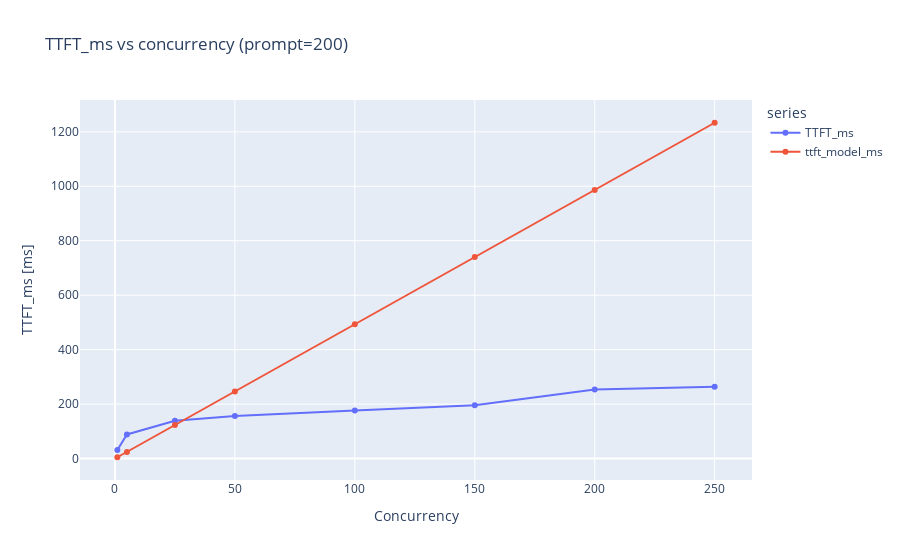
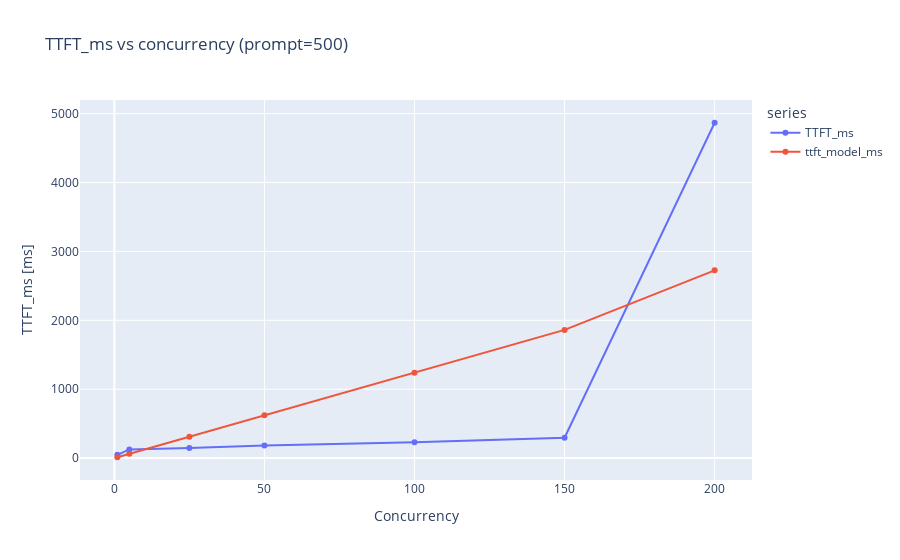
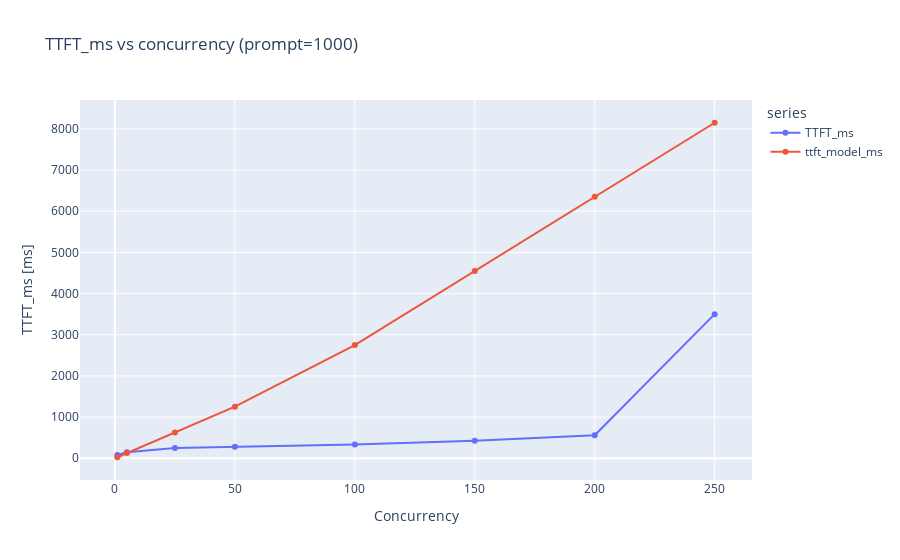
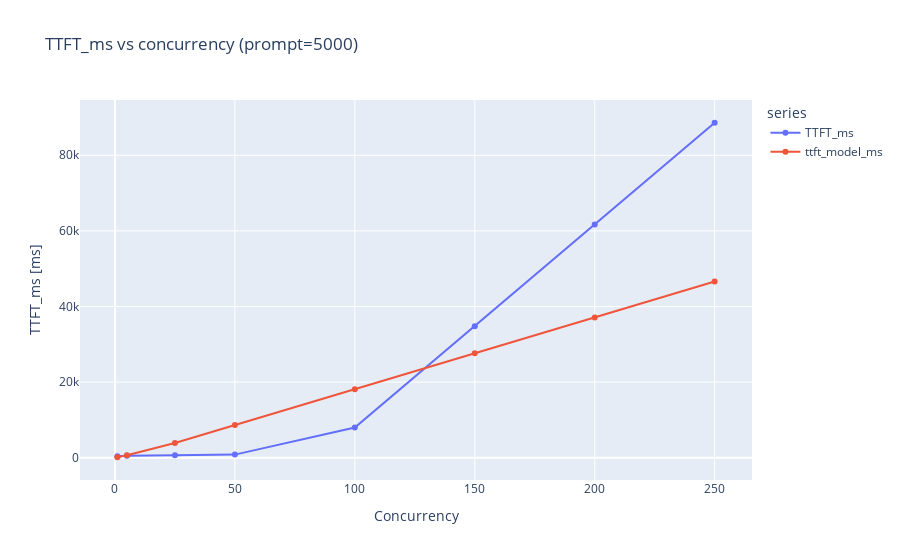

Here is the notebook cell these charts were saved with, in order:
### Code cell
def plot_metric_vs_concurrency(metric_name, observed_col, model_col, prompt_tokens):
    subset = df_eval[df_eval["input_tokens"] == prompt_tokens].sort_values("concurrency")
    if subset.empty:
        raise ValueError(f"No rows with input_tokens={prompt_tokens}")
    melted = subset.melt(
        id_vars=["concurrency"],
        value_vars=[observed_col, model_col],
        var_name="series",
        value_name="value",
    )

    title = f"{metric_name} vs concurrency (prompt={prompt_tokens})"
    fig = px.line(melted, x="concurrency", y="value", color="series", markers=True, title=title)
    fig.update_layout(xaxis_title="Concurrency", yaxis_title=f"{metric_name} [ms]")
    fig.show()


for prompt_tokens in sorted(df_eval["input_tokens"].unique()):
    plot_metric_vs_concurrency("TTFT_ms", "TTFT_ms", "ttft_model_ms", prompt_tokens)

for prompt_tokens in sorted(df_eval["input_tokens"].unique()):
    plot_metric_vs_concurrency("ITL_ms", "ITL_ms", "itl_model_ms", prompt_tokens)

### Figure 1 — Plotly figure (JSON) as saved in the notebook; plotly's stock layout.template omitted (floating-point values rounded to 4 significant figures)
{"data": [{"hovertemplate": "series=TTFT_ms<br>concurrency=%{x}<br>value=%{y}<extra></extra>", "legendgroup": "TTFT_ms", "line": {"color": "#636efa", "dash": "solid"}, "marker": {"symbol": "circle"}, "mode": "lines+markers", "name": "TTFT_ms", "orientation": "v", "showlegend": true, "type": "scatter", "x": [1, 5, 25, 50, 100, 150, 200, 250], "xaxis": "x", "y": [31.22, 88.7, 139.0, 156.3, 176.8, 195.5, 253.4, 264.2], "yaxis": "y"}, {"hovertemplate": "series=ttft_model_ms<br>concurrency=%{x}<br>value=%{y}<extra></extra>", "legendgroup": "ttft_model_ms", "line": {"color": "#EF553B", "dash": "solid"}, "marker": {"symbol": "circle"}, "mode": "lines+markers", "name": "ttft_model_ms", "orientation": "v", "showlegend": true, "type": "scatter", "x": [1, 5, 25, 50, 100, 150, 200, 250], "xaxis": "x", "y": [4.933, 24.66, 123.3, 246.6, 493.3, 739.9, 986.6, 1233.0], "yaxis": "y"}], "layout": {"legend": {"title": {"text": "series"}, "tracegroupgap": 0}, "title": {"text": "TTFT_ms vs concurrency (prompt=200)"}, "xaxis": {"anchor": "y", "domain": [0, 1], "title": {"text": "Concurrency"}}, "yaxis": {"anchor": "x", "domain": [0, 1], "title": {"text": "TTFT_ms [ms]"}}}}

### Figure 2 — Plotly figure (JSON) as saved in the notebook; plotly's stock layout.template omitted (floating-point values rounded to 4 significant figures)
{"data": [{"hovertemplate": "series=TTFT_ms<br>concurrency=%{x}<br>value=%{y}<extra></extra>", "legendgroup": "TTFT_ms", "line": {"color": "#636efa", "dash": "solid"}, "marker": {"symbol": "circle"}, "mode": "lines+markers", "name": "TTFT_ms", "orientation": "v", "showlegend": true, "type": "scatter", "x": [1, 5, 25, 50, 100, 150, 200], "xaxis": "x", "y": [47.77, 126.5, 147.6, 181.6, 229.8, 296.7, 4868.0], "yaxis": "y"}, {"hovertemplate": "series=ttft_model_ms<br>concurrency=%{x}<br>value=%{y}<extra></extra>", "legendgroup": "ttft_model_ms", "line": {"color": "#EF553B", "dash": "solid"}, "marker": {"symbol": "circle"}, "mode": "lines+markers", "name": "ttft_model_ms", "orientation": "v", "showlegend": true, "type": "scatter", "x": [1, 5, 25, 50, 100, 150, 200], "xaxis": "x", "y": [12.41, 62.03, 310.2, 620.3, 1241.0, 1861.0, 2725.0], "yaxis": "y"}], "layout": {"legend": {"title": {"text": "series"}, "tracegroupgap": 0}, "title": {"text": "TTFT_ms vs concurrency (prompt=500)"}, "xaxis": {"anchor": "y", "domain": [0, 1], "title": {"text": "Concurrency"}}, "yaxis": {"anchor": "x", "domain": [0, 1], "title": {"text": "TTFT_ms [ms]"}}}}

### Figure 3 — Plotly figure (JSON) as saved in the notebook; plotly's stock layout.template omitted (floating-point values rounded to 4 significant figures)
{"data": [{"hovertemplate": "series=TTFT_ms<br>concurrency=%{x}<br>value=%{y}<extra></extra>", "legendgroup": "TTFT_ms", "line": {"color": "#636efa", "dash": "solid"}, "marker": {"symbol": "circle"}, "mode": "lines+markers", "name": "TTFT_ms", "orientation": "v", "showlegend": true, "type": "scatter", "x": [1, 5, 25, 50, 100, 150, 200, 250], "xaxis": "x", "y": [82.46, 145.6, 250.5, 278.6, 334.2, 428.5, 558.2, 3500.0], "yaxis": "y"}, {"hovertemplate": "series=ttft_model_ms<br>concurrency=%{x}<br>value=%{y}<extra></extra>", "legendgroup": "ttft_model_ms", "line": {"color": "#EF553B", "dash": "solid"}, "marker": {"symbol": "circle"}, "mode": "lines+markers", "name": "ttft_model_ms", "orientation": "v", "showlegend": true, "type": "scatter", "x": [1, 5, 25, 50, 100, 150, 200, 250], "xaxis": "x", "y": [25.06, 125.3, 626.6, 1253.0, 2750.0, 4549.0, 6349.0, 8148.0], "yaxis": "y"}], "layout": {"legend": {"title": {"text": "series"}, "tracegroupgap": 0}, "title": {"text": "TTFT_ms vs concurrency (prompt=1000)"}, "xaxis": {"anchor": "y", "domain": [0, 1], "title": {"text": "Concurrency"}}, "yaxis": {"anchor": "x", "domain": [0, 1], "title": {"text": "TTFT_ms [ms]"}}}}

### Figure 4 — Plotly figure (JSON) as saved in the notebook; plotly's stock layout.template omitted (floating-point values rounded to 4 significant figures)
{"data": [{"hovertemplate": "series=TTFT_ms<br>concurrency=%{x}<br>value=%{y}<extra></extra>", "legendgroup": "TTFT_ms", "line": {"color": "#636efa", "dash": "solid"}, "marker": {"symbol": "circle"}, "mode": "lines+markers", "name": "TTFT_ms", "orientation": "v", "showlegend": true, "type": "scatter", "x": [1, 5, 25, 50, 100, 150, 200, 250], "xaxis": "x", "y": [406.8, 546.7, 688.7, 834.5, 7996.0, 34790.0, 61680.0, 88610.0], "yaxis": "y"}, {"hovertemplate": "series=ttft_model_ms<br>concurrency=%{x}<br>value=%{y}<extra></extra>", "legendgroup": "ttft_model_ms", "line": {"color": "#EF553B", "dash": "solid"}, "marker": {"symbol": "circle"}, "mode": "lines+markers", "name": "ttft_model_ms", "orientation": "v", "showlegend": true, "type": "scatter", "x": [1, 5, 25, 50, 100, 150, 200, 250], "xaxis": "x", "y": [135.2, 676.2, 3898.0, 8645.0, 18140.0, 27630.0, 37120.0, 46620.0], "yaxis": "y"}], "layout": {"legend": {"title": {"text": "series"}, "tracegroupgap": 0}, "title": {"text": "TTFT_ms vs concurrency (prompt=5000)"}, "xaxis": {"anchor": "y", "domain": [0, 1], "title": {"text": "Concurrency"}}, "yaxis": {"anchor": "x", "domain": [0, 1], "title": {"text": "TTFT_ms [ms]"}}}}
